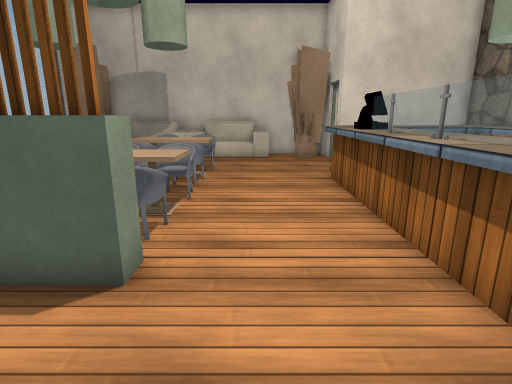
View 1 (above)

16 first-person views from a walk through a scene from a Unity 3-D project. The camera is 1.2 m above the floor, tilts 14° down and sees 80° across. Doors are open. The floor is counted in squares, 0.5 m on a side. Each view is taken from the middle of a square. On the plan, view 1 faces up. The plan holds only what a view shows up to about 19 squares ahead; the rest is blank. The player character is not drawn. Some animated figures are left out. Surface patterns are stand-ins for the level's own textures.

View 2
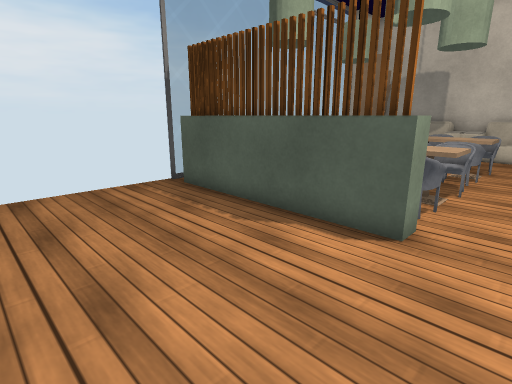

View 3
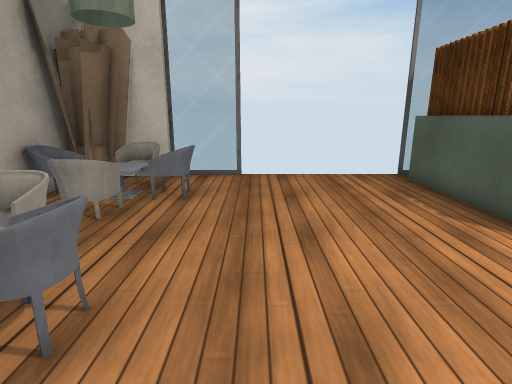

View 4
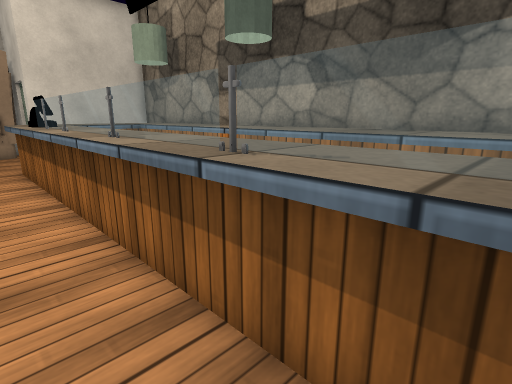

View 5
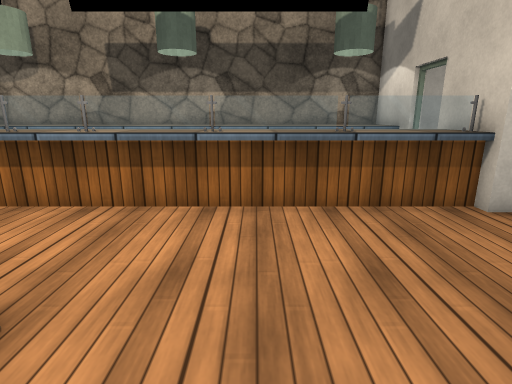

View 6
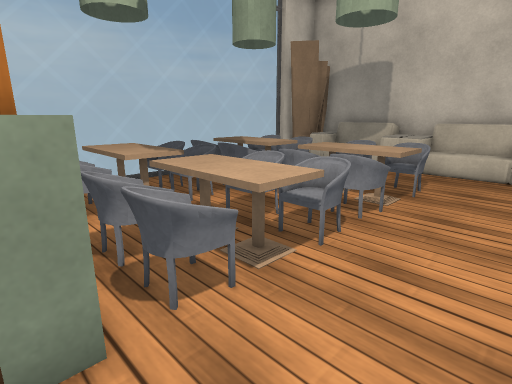

View 7
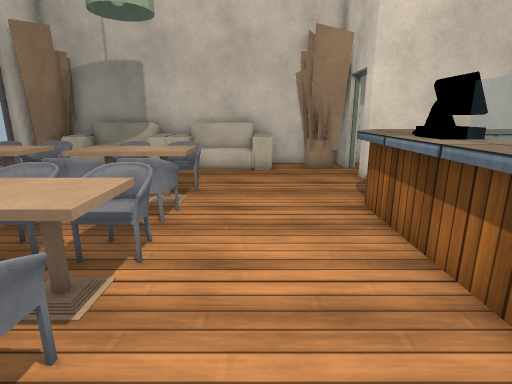

View 8
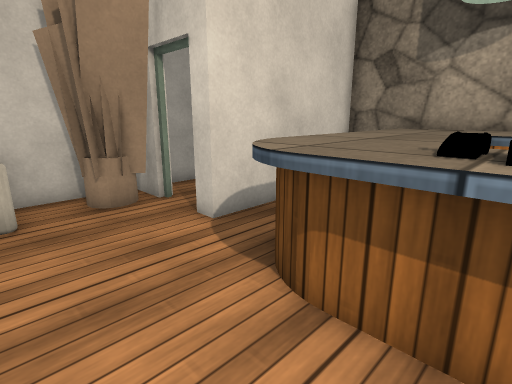

View 9
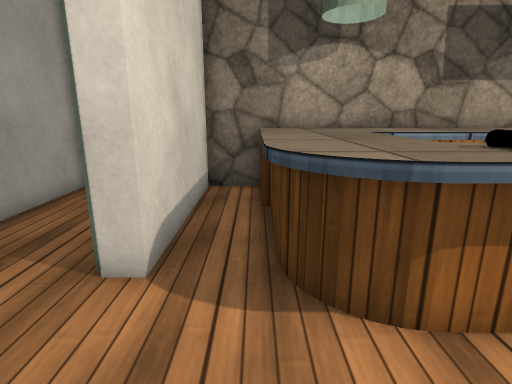

View 10
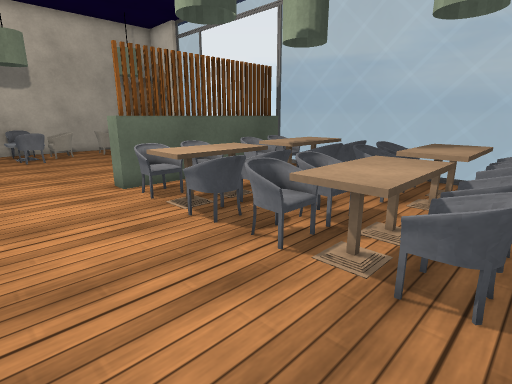

View 11
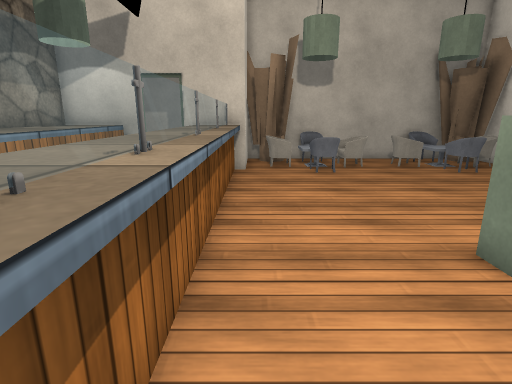

View 12
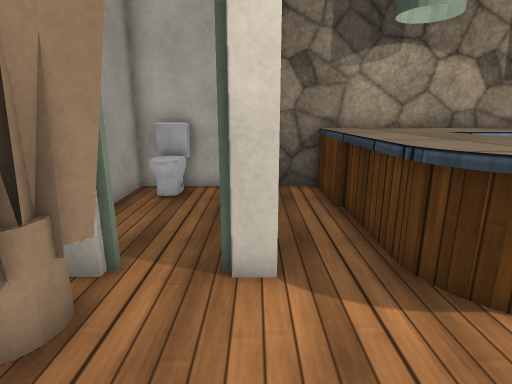

View 13
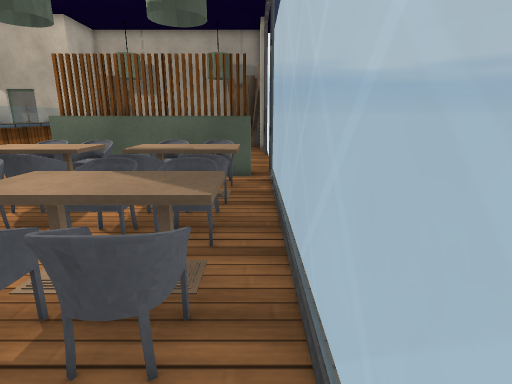

View 14
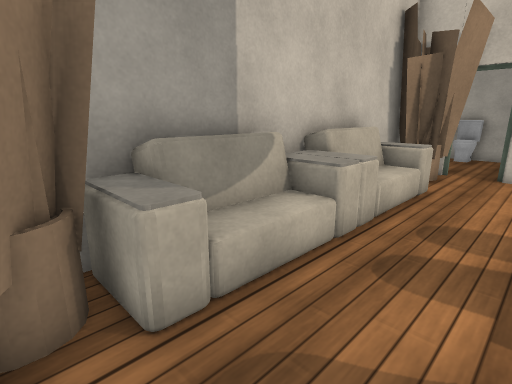

View 15
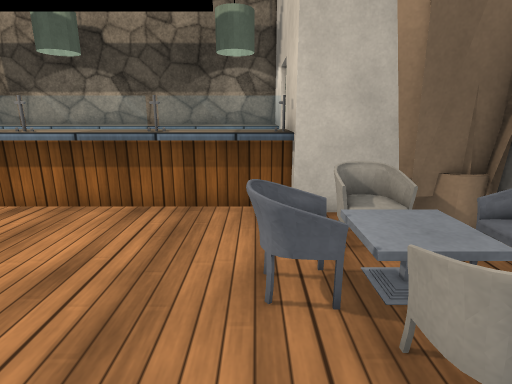

View 16
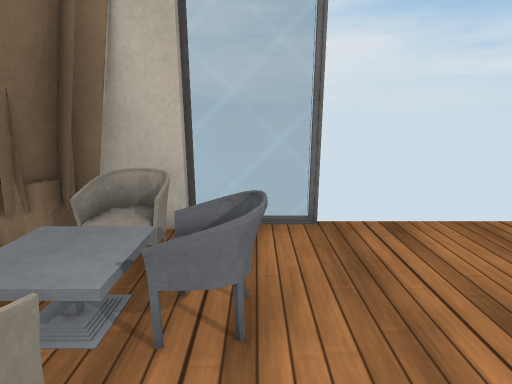

### Floor plan
Key: @ floor where view 1 was taken; # wall or solid block; x gap in a wall; . main floor; : floor 0.5 m higher than the main floor; + floor 0.75 m higher than the main floor; D open door; = window, fence, low wall or low ledge; ^ raised ledge; v drop or lower ground; O other object.
Columns run from 11 left of view 1 to 11 right of it. Each row starts with its distance up from view 1.
 21       ###
 20    ####v######  #######
 19   ##===+=====####.. ^^#
 18 ####OO==OOO==##DD.. =##
 17 =..............DD....##
 16 =  ............########
 15 =.======x=........... #
 14 =.==:==^^^.....^^^^^^^#
 13 =.=++=^^^^....^^^^^^^^#
 12 =.==+=^^^^....^^^^^^^^#
 11 =.========....^^^^^O^^#
 10 =.====.===....#^^  ^^^#
  9 =.========....^^   ^^^#
  8 =.^^^^^^^^....=^^  ^^^#
  7 =.^^^.^^^^....=^^  ^^^#
  6 =.========....=^^  ^^^#
  5 =#########....=^^  ^^^#
  4 D#########....=^^  ^^O#
  3 D.............=^^  ^^^#
  2 D.............=^^  ^^^#
  1 D.............=^^  ^^^#
  0 D..........@..=^^  ^^^#
 -1 D.............=^^  ^^^#
 -2 D.............=^^  ^^^#
 -3 =.............=^^  ^^^#
 -4 =..==....===..=^^  ^^^#
 -5 =.===# .====##^^# D^^^#
 -6 ##=OO==.=.O.=##       #
 -7  ##..==.==.####       #
 -8  ###==   ==####       #

Positions as (right, up) in squares from view 1, and headings:
1: (0, 0), facing up
2: (0, -2), facing up-left
3: (2, -2), facing left
4: (1, -4), facing up-right
5: (-5, 1), facing right
6: (1, 4), facing up-left
7: (0, 4), facing up
8: (0, 10), facing up-right
9: (0, 14), facing right
10: (2, 15), facing down-left
11: (2, 9), facing down
12: (0, 16), facing right
13: (-10, 17), facing down
14: (-10, 15), facing up-right
15: (-5, -4), facing right
16: (-4, -4), facing left
